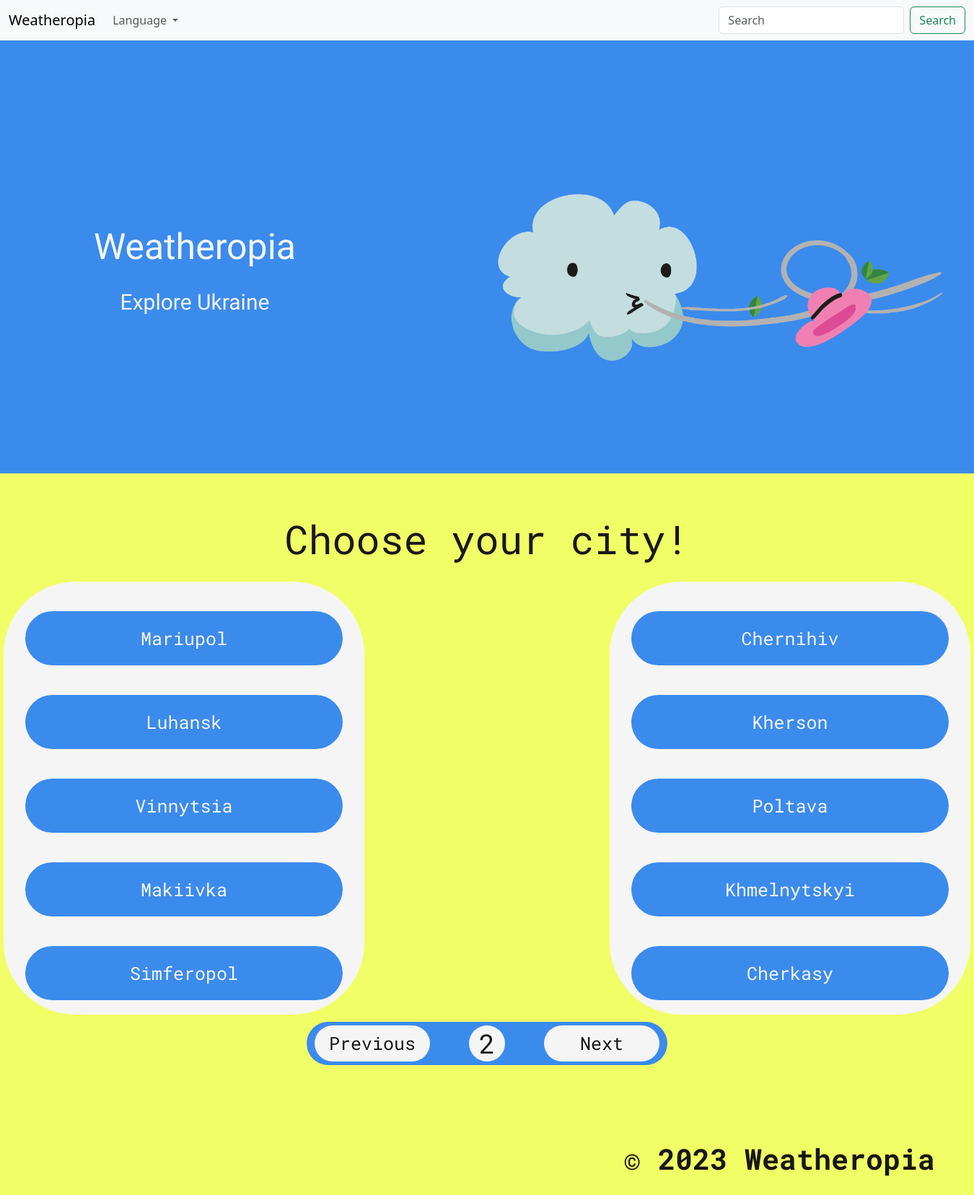
The app's page /en/?page=2 with its own data.
### weatherapp/models.py (models this page shows, shortened)
class City(models.Model):
    name_en = models.CharField(max_length=32)
    name_uk = models.CharField(max_length=32)

### weatherapp/views.py (the view, shortened to what this page needs)
# urls.py: path("", views.index, name="index"),
def index(request):
    columns = range(1, 3)
    cities = City.objects.all().order_by("id")
    per_page = 10
    paginator = Paginator(cities, per_page)
    page_number = request.GET.get("page")
    page_obj = paginator.get_page(page_number)
    page = paginator.get_page(page_number)
    cities_0_to_4 = page_obj[:5]
    cities_5_to_9 = page_obj[5:]
    context = {
        "columns": columns,
        "cities1": cities_0_to_4,
        "cities2": cities_5_to_9,
        "page": page,
        "error_message": "",
    }
    city_name = request.GET.get("city")
    return render(request, "index.html", context)

### weatherapp/templates/index.html (shortened to what this page needs)
{% extends "base.html" %}
{% load i18n %}
{% load static %}
{% block css %}
  <link href="{% static 'weather/css/index.css' %}" rel="stylesheet">
{% endblock css %}
{% block content %}
<header id="header" class="header">
  <div class="header-container">
    <div class="left-side center">
      <div class="main-title">
        <p class="title">Weatheropia</p>
        <p class="subtitle">{% translate "Explore Ukraine" %}</p>
      </div>
    </div>
    <div class="right-side center">
      <img src="{% static 'weather/img/weather.png' %}" alt="pana">
    </div>
  </div>
</header>
<section id="about" class="about">
  <div class="about-container">
    <div class="text">
      <p>{% translate "Choose your city!" %}</p>
    </div>
    <div class="columns center">
    {% get_current_language as LANGUAGE_CODE %}
    {% for column in columns %}
      <div class="column-{{ column }} rounded-rectangle">
        {% if column == 1 %}
          {% for city in cities1 %}
            <div class="button city-button rounded-rectangle center">
              {% if LANGUAGE_CODE == "uk" %}
                <a class="center" href="/{{ request.LANGUAGE_CODE }}/cities/{{ city.name_en }}">{{ city.name_uk }}</a>
              {% else %}
                <a class="center" href="/{{ request.LANGUAGE_CODE }}/cities/{{ city.name_en }}">{{ city.name_en }}</a>
              {% endif %}
            </div>
          {% endfor %}
        {% elif column == 2 %}
          {% for city in cities2 %}
            <div class="button city-button rounded-rectangle center">
              {% if LANGUAGE_CODE == "uk" %}
                <a class="center" href="/{{ request.LANGUAGE_CODE }}/cities/{{ city.name_en }}">{{ city.name_uk }}</a>
              {% else %}
                <a class="center" href="/{{ request.LANGUAGE_CODE }}/cities/{{ city.name_en }}">{{ city.name_en }}</a>
              {% endif %}
            </div>
          {% endfor %}
        {% endif %}
      </div>
    {% endfor %}
    </div>
    <div class="paginator-container center">
      <div class="paginator rounded-rectangle center">
        <a class="button page-button rounded-rectangle center"
           href="?page={% if page.has_previous %}{{ page.previous_page_number }}{% else %}#{% endif %}">
          {% translate "Previous" %}
        </a>
        <div class="page-number rounded-rectangle center">
          <p class="number">{{ page.number }}</p>
        </div>
        <a class="button page-button rounded-rectangle center"
           href="?page={% if page.has_next %}{{ page.next_page_number }}{% else %}#{% endif %}">
          {% translate "Next" %}
        </a>
      </div>
    </div>
  </div>
</section>
<footer id="footer" class="footer">
  <div class="footer-container center">
    <div class="footer-text">© 2023 Weatheropia</div>
  </div>
</footer>
{% endblock content %}

### static/weather/css/index.css (style rules this page uses)
body { margin: 0; padding: 0; }
a { text-decoration: none; }
.rounded-rectangle { border-radius: 100px; background-color: #F5F5F5; border-color: transparent; }
.center { display: flex; justify-content: center; align-items: center; }
.button { border: none; font-family: "Roboto Mono", sans-serif; font-size: 25px; }
.header, .about, .footer { width: auto; background-color: #F0FF66; }
.header { background-color: #3B8BED; height: 600px; padding-top: 100px }
.about { height: 900px; }
.footer { height: 100px; }
.header-container, .about-container { width: 1340px; margin-right: auto; margin-left: auto; }
.header-container { height: 600px; margin-top: -50px; display: flex; flex-direction: row; }
.about-container { height: 850px; padding-top: 50px; padding-bottom: 50px; }
.left-side, .right-side { width: 530px; height: 550px; flex-direction: column; }
.right-side { margin-left: 200px; justify-content: flex-start; }
.main-title { text-align: center; font-family: "Goblin One", sans-serif; font-size: 50px; color: #F5F5F5; }
.subtitle { font-size: 30px; }
img { height: 100%; }
.text { width: 100%; height: 100px; color: #191716; }
.columns { height: 600px; width: 100%; }
.columns a { width: 100%; height: 100%; text-align: center; vertical-align: middle; color: #F5F5F5; border-radius: 100px; }
.column-1, .column-2 { width: 500px; height: 100%; }
.column-1 { margin-right: 340px; }
.column-1 .city-button:first-child, .column-2 .city-button:first-child { margin-top: 41px; }
.text p { font-family: "Roboto Mono", sans-serif; font-size: 55px; text-align: center; }
.paginator-container { width: 100%; height: 70px; padding-top: 10px; }
.paginator { width: 500px; height: 100%; background-color: #3B8BED; flex-direction: row; }
.paginator p, button { color: #191716; }
.page-number { width: 50px; height: 50px; margin-left: 54px; margin-right: 54px; }
.number { font-family: "Roboto Mono", sans-serif; font-size: 37px; margin: 0; }
.footer-container { width: 100%; height: 100px; flex-direction: row; }
.footer-text { font-family: "Roboto Mono", sans-serif; font-weight: bold; font-size: 40px; margin-left:60%; color: #191716; }
.city-button { width: 440px; height: 75px; margin-bottom: 41px; margin-right: auto; margin-left: auto; background-color: #3B8BED; color: #F5F5F5; }
.page-button { width: 160px; height: 50px; background-color: #F5F5F5; color: #191716; }

### records on screen
City: name_en "Mariupol"
City: name_en "Luhansk"
City: name_en "Vinnytsia"
City: name_en "Makiivka"
City: name_en "Simferopol"
City: name_en "Chernihiv"
City: name_en "Kherson"
City: name_en "Poltava"
City: name_en "Khmelnytskyi"
City: name_en "Cherkasy"

### other values on screen
{{ page.number }} "2"
